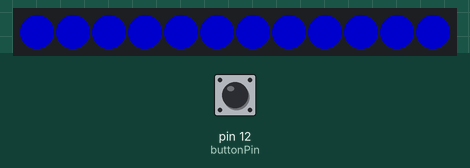
A sketch run on a simulated Arduino Uno, built with avr-gcc and run on an emulated ATmega328P. Parts: 12 RGB LEDs in strip order, left to right. The test bench sets the inputs (shaded band); at power-on: pin 12 (buttonPin) LOW. Dim RGB values are drawn brighter than linear.

Above: at 1.29 s.
1.3 s: pin 12 (buttonPin) pulled HIGH for 0.15 s
At 1.44 s:
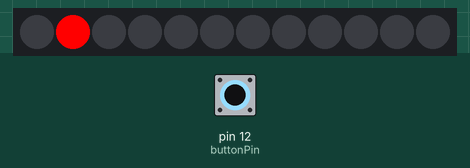
2.0 s: pin 12 (buttonPin) pulled HIGH for 1 s
At 3.4 s:
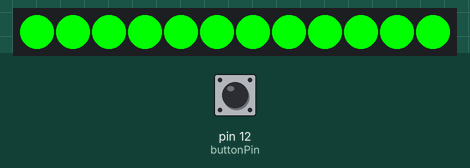

Measured:
- after the input at 1.3 s, the LEDs: first differ from a run without the input after 0.09 s (image 1 shows a later state)
- after the input at 2.0 s, the LEDs: first differ from a run without the input after 0.10 s (image 2)

The sketch:

protrink_neopixel.ino
```cpp
#include <Adafruit_NeoPixel.h>
//#include <TinyWireS.h>


//int i2cAddress = 0x3b;

int neopixelDataPin = 4;
int numPixels = 12;

int buttonPin = 12;
int buttonState;             // the current reading from the input pin
int lastButtonState = LOW;   // the previous reading from the input pin

// the following variables are long's because the time, measured in miliseconds,
// will quickly become a bigger number than can be stored in an int.
long lastDebounceTime = 0;  // the last time the output pin was toggled
long debounceDelay = 50;    // the debounce time; increase if the output flickers

int currentStatus = -1;
int oldStatus;

int animationState = 0;
long lastAnimationTime = 0;
long animationDelay = 50;

long currentTime;
// Parameter 1 = number of pixels in strip
// Parameter 2 = pin number (most are valid)
// Parameter 3 = pixel type flags, add together as needed:
//   NEO_KHZ800  800 KHz bitstream (most NeoPixel products w/WS2812 LEDs)
//   NEO_KHZ400  400 KHz (classic 'v1' (not v2) FLORA pixels, WS2811 drivers)
//   NEO_GRB     Pixels are wired for GRB bitstream (most NeoPixel products)
//   NEO_RGB     Pixels are wired for RGB bitstream (v1 FLORA pixels, not v2)
Adafruit_NeoPixel strip = Adafruit_NeoPixel(numPixels, neopixelDataPin, NEO_GRB + NEO_KHZ800);

void setup() {
  pinMode(buttonPin, INPUT);

  strip.begin();
  strip.show(); // Initialize all pixels to 'off'

  //TinyWireS.begin(i2cAddress);

  oldStatus = -99;
}

void loop() {
  currentTime = millis();

  // read the state of the switch into a local variable:
  int reading = digitalRead(buttonPin);

  // check to see if you just pressed the button
  // (i.e. the input went from LOW to HIGH),  and you've waited
  // long enough since the last press to ignore any noise:

  // If the switch changed, due to noise or pressing:
  if (reading != lastButtonState) {
    // reset the debouncing timer
    lastDebounceTime = currentTime;
  }

  if ((currentTime - lastDebounceTime) > debounceDelay) {
    // whatever the reading is at, it's been there for longer
    // than the debounce delay, so take it as the actual current state:

    // if the button state has changed:
    if (reading != buttonState) {
      buttonState = reading;

      // only run the button pressed function if the new button state is HIGH
      if (buttonState == HIGH) {
        onButtonPressed();
      }
    }
  }

  // save the reading.  Next time through the loop,
  // it'll be the lastButtonState:
  lastButtonState = reading;

/*
  // Read the bus
  while(0 < TinyWireS.available()) {
    // update currentStatus if we have a new value
    int value = TinyWireS.receive();
    currentStatus = value;
  }
*/

  // Check to see if it is time to do the next animation frame
  if ((currentTime - lastAnimationTime) > animationDelay) {
    onAnimationFrame();
    lastAnimationTime = currentTime;
  }
}

void onButtonPressed() {
  currentStatus++;
  if (currentStatus > 1) {
    currentStatus = -1;
  }
}

void onAnimationFrame() {
  switch(currentStatus) {
  case 1:
    // Build is good
    // NeoPixel shows constant green (only need to set it on entering this state)
    if (currentStatus != oldStatus)
    {
      setConstantColor(strip.Color(0,255,0));
    }
    break;
  case 0:
    // Build is broken
    // NeoPixel chases red
    if (currentStatus != oldStatus) {
      animationState = 0;
    }
    if (numPixels - 1 < animationState) {
      animationState = 0;
    }

    setChasingRed(animationState);
    animationState++;
    break;
  default:
    // Build is unknown
    // NeoPixel throbs blue
    if (currentStatus != oldStatus) {
      animationState = 0;
    }
    if (31 < animationState) {
      animationState = 0;
    }
    if (16 > animationState) {
      setConstantColor(strip.Color(0, 0, animationState * 16));
    }
    else {
      setConstantColor(strip.Color(0, 0, (31 - animationState) * 16));
    }
    animationState++;
    break;
  }

  oldStatus = currentStatus;
}


void setConstantColor(uint32_t color) {
  for(uint16_t i=0; i<strip.numPixels(); i++) {
    strip.setPixelColor(i, color);
  }
  strip.show();
}

void setChasingRed(int pixel) {
  for(uint16_t i=0; i< strip.numPixels(); i++) {
    if (i == pixel) {
      strip.setPixelColor(i, strip.Color(255, 0, 0));
    }
    else {
      strip.setPixelColor(i, strip.Color(0, 0, 0));
    }
    strip.show();
  }
}
```
